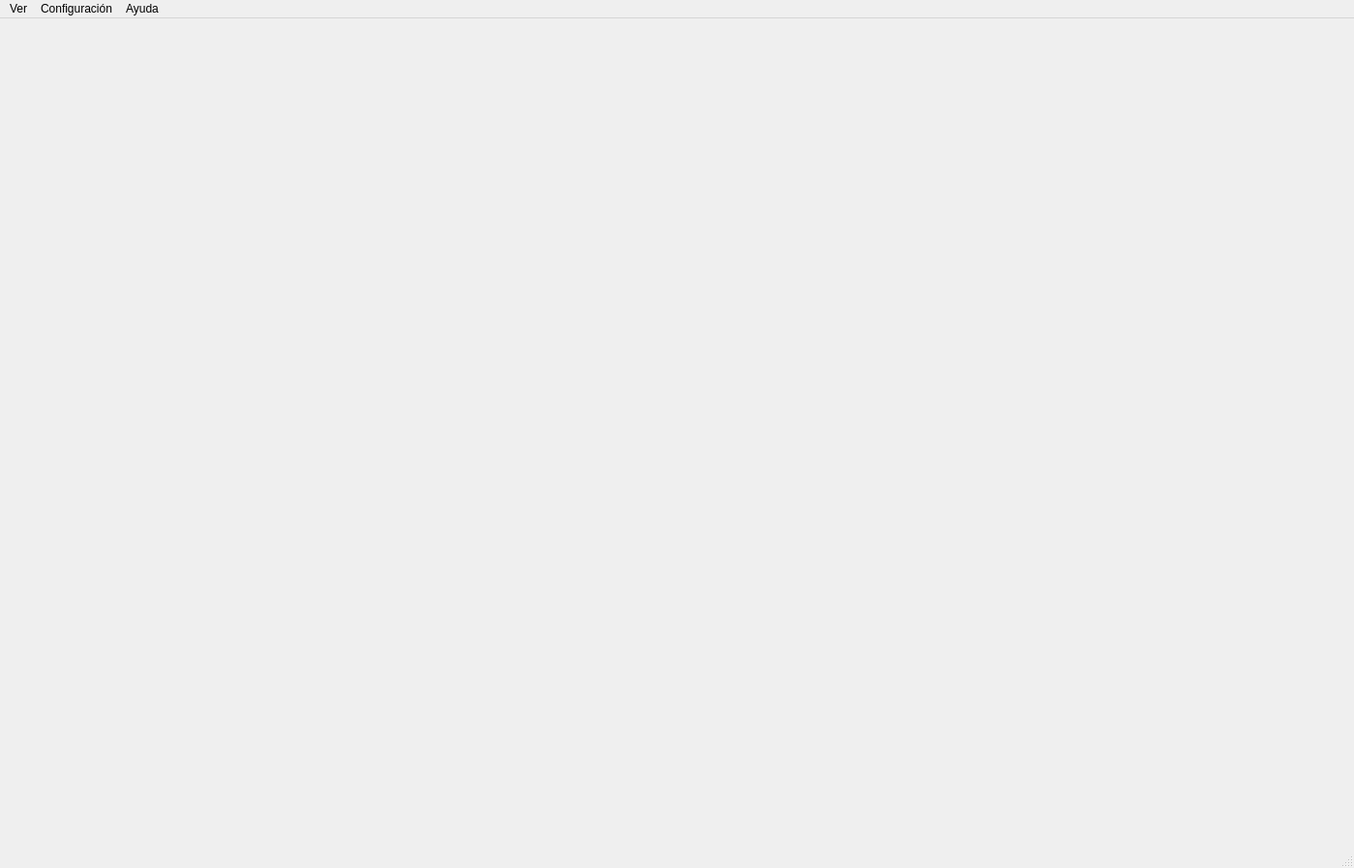
<?xml version="1.0" encoding="UTF-8"?>
<ui version="4.0">
 <class>MainWindow</class>
 <widget class="QMainWindow" name="MainWindow">
  <property name="geometry">
   <rect>
    <x>0</x>
    <y>0</y>
    <width>1399</width>
    <height>897</height>
   </rect>
  </property>
  <property name="sizePolicy">
   <sizepolicy hsizetype="Expanding" vsizetype="Expanding">
    <horstretch>0</horstretch>
    <verstretch>0</verstretch>
   </sizepolicy>
  </property>
  <property name="windowTitle">
   <string>MainWindow</string>
  </property>
  <widget class="QWidget" name="centralwidget">
   <property name="sizePolicy">
    <sizepolicy hsizetype="Expanding" vsizetype="Expanding">
     <horstretch>0</horstretch>
     <verstretch>0</verstretch>
    </sizepolicy>
   </property>
   <layout class="QVBoxLayout" name="verticalLayout">
    <item>
     <widget class="QStackedWidget" name="stackedWidget">
      <property name="sizePolicy">
       <sizepolicy hsizetype="Expanding" vsizetype="Expanding">
        <horstretch>0</horstretch>
        <verstretch>0</verstretch>
       </sizepolicy>
      </property>
      <property name="currentIndex">
       <number>-1</number>
      </property>
     </widget>
    </item>
   </layout>
  </widget>
  <widget class="QMenuBar" name="menubar">
   <property name="geometry">
    <rect>
     <x>0</x>
     <y>0</y>
     <width>1399</width>
     <height>21</height>
    </rect>
   </property>
   <widget class="QMenu" name="menuVer">
    <property name="title">
     <string>Ver</string>
    </property>
    <addaction name="actionCalendario"/>
    <addaction name="actionLista_voluntarios"/>
    <addaction name="actionComidas_y_camas"/>
   </widget>
   <widget class="QMenu" name="menuAyuda">
    <property name="title">
     <string>Ayuda</string>
    </property>
    <addaction name="actionDocumentaci_n"/>
   </widget>
   <widget class="QMenu" name="menuConfiguraci_n">
    <property name="title">
     <string>Configuración</string>
    </property>
    <widget class="QMenu" name="menuTema">
     <property name="title">
      <string>Tema</string>
     </property>
     <addaction name="actionClaro"/>
     <addaction name="actionOscuro"/>
    </widget>
    <addaction name="menuTema"/>
   </widget>
   <addaction name="menuVer"/>
   <addaction name="menuConfiguraci_n"/>
   <addaction name="menuAyuda"/>
  </widget>
  <widget class="QStatusBar" name="statusbar"/>
  <action name="actionDocumentaci_n">
   <property name="text">
    <string>Documentación</string>
   </property>
  </action>
  <action name="actionLista_voluntarios">
   <property name="text">
    <string>Lista voluntarios</string>
   </property>
  </action>
  <action name="actionCalendario">
   <property name="text">
    <string>Calendario</string>
   </property>
  </action>
  <action name="actionComidas_y_camas">
   <property name="text">
    <string>Comidas y camas</string>
   </property>
  </action>
  <action name="actionClaro">
   <property name="text">
    <string>Claro</string>
   </property>
  </action>
  <action name="actionOscuro">
   <property name="text">
    <string>Oscuro</string>
   </property>
  </action>
 </widget>
 <resources/>
 <connections/>
</ui>
